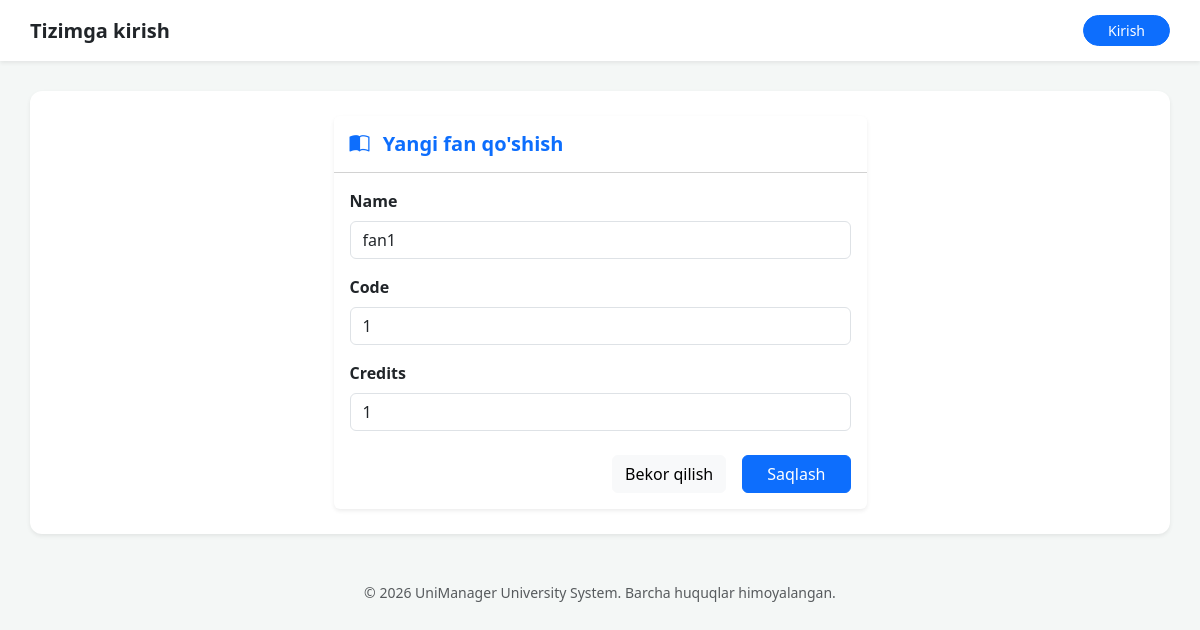
Screenshot of /academy/subjects/edit/2/ with the database file from the repository.
### academy/models.py (models this page shows, shortened)
class Subject(models.Model):
    name = models.CharField(max_length=200)
    code = models.CharField(max_length=20, unique=True)
    credits = models.PositiveIntegerField()

### academy/views.py (the view)
# urls.py: path('subjects/edit/<int:pk>/', views.subject_edit, name='subject_edit'),
def subject_edit(request, pk):
    subject = get_object_or_404(Subject, pk=pk)
    if request.method == "POST":
        form = SubjectForm(request.POST, instance=subject)
        if form.is_valid():
            form.save()
            return redirect('subject_list')
    else:
        form = SubjectForm(instance=subject)
    return render(request, 'academy/subject_form.html', {'form': form})

### academy/forms.py
class SubjectForm(forms.ModelForm):
    class Meta:
        model = Subject
        fields = ['name', 'code', 'credits']
        widgets = {
            'name': forms.TextInput(attrs={'class': 'form-control'}),
            'code': forms.TextInput(attrs={'class': 'form-control'}),
            'credits': forms.NumberInput(attrs={'class': 'form-control'}),
        }

### academy/templates/academy/subject_form.html (shortened to what this page needs)
{% extends 'base.html' %}
{% block content %}
<div class="row justify-content-center">
    <div class="col-md-6">
        <div class="card shadow-sm border-0">
            <div class="card-header bg-white py-3">
                <h5 class="mb-0 text-primary fw-bold">
                    <i class="bi bi-book-half me-2"></i> Yangi fan qo'shish
                </h5>
            </div>
            <div class="card-body">
                <form method="post" novalidate>
                    {% for field in form %}
                        <div class="mb-3">
                            <label class="form-label fw-semibold">{{ field.label }}</label>
                            {{ field }}
                        </div>
                    {% endfor %}
                    <div class="d-grid gap-2 d-md-flex justify-content-md-end mt-4">
                        <a href="{% url 'subject_list' %}" class="btn btn-light me-md-2">Bekor qilish</a>
                        <button type="submit" class="btn btn-primary px-4">Saqlash</button>
                    </div>
                </form>
            </div>
        </div>
    </div>
</div>
{% endblock %}

### templates/base.html (style rules this page uses)
body { background-color: #f4f7f6; font-family: 'Segoe UI', Tahoma, Geneva, Verdana, sans-serif; }

### academy/templates/academy/subject_form.html (style rules this page uses)
input, select, textarea { display: block; width: 100%; padding: 0.375rem 0.75rem; font-size: 1rem; font-weight: 400; line-height: 1.5; color: #212529; background-color: #fff; background-clip: padding-box; border: 1px solid #ced4da; border-radius: 0.375rem; transition: border-color .15s ease-in-out,box-shadow .15s ease-in-out; }

### rows the page displays
Subject: form "fan1" "1" "1"

### other values shown
{{ field.label }} "Name" "Code" "Credits"
